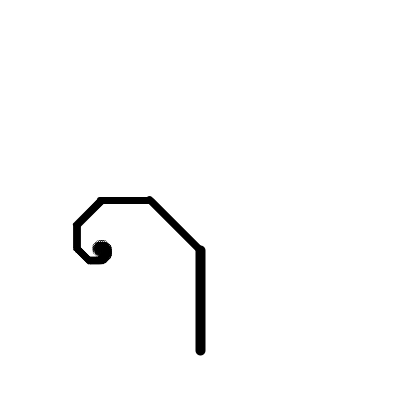
Frame 1 (no input)
Frame 60 (the mouse pressed at the canvas centre just before this capture): identical to frame 1, image omitted
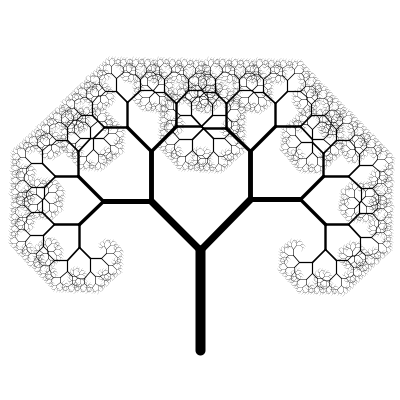
Frame 120 (the mouse held since frame 60 and released just before this capture)

The Processing sketch that drew these frames (run headless with seeded random() and noise(); from frame 60 on, the mouse is pressed at the canvas centre):

// Processing sketch: TreeDance
// ── TreeDance.pde
float proportion=1;

void setup() {
  size(400, 400);
}

void draw() {
  background(255);
  translate(width/2, height-50);
  strokeWeight(10);
  F(100);
  tree(1, 15, 100, proportion, map(mouseY, 0, height, 0, 90), map(mouseX, 0, width, 45, -45));
}


void tree(int level, int max, float scale, float proportion, float angle, float deviation) {
  level+=1;
  scale *= 0.7;

  if (level<max) {
    strokeWeight(scale / 10);
    pushMatrix();
    L(angle + deviation);
    F(scale - proportion);
    tree(level, max, scale, proportion, angle, deviation);
    popMatrix();

    strokeWeight(scale/10);

    pushMatrix();
    R(angle - deviation);
    F(scale + proportion);
    tree(level, max, scale, proportion, angle, deviation);
    popMatrix();
  }
}

void F(float length) {
  line(0, 0, 0, -length);
  translate(0, -length);
}

void L(float angle) {
  rotate(radians(-angle));
}

void R(float angle) {
  rotate(radians(angle));
}
 
